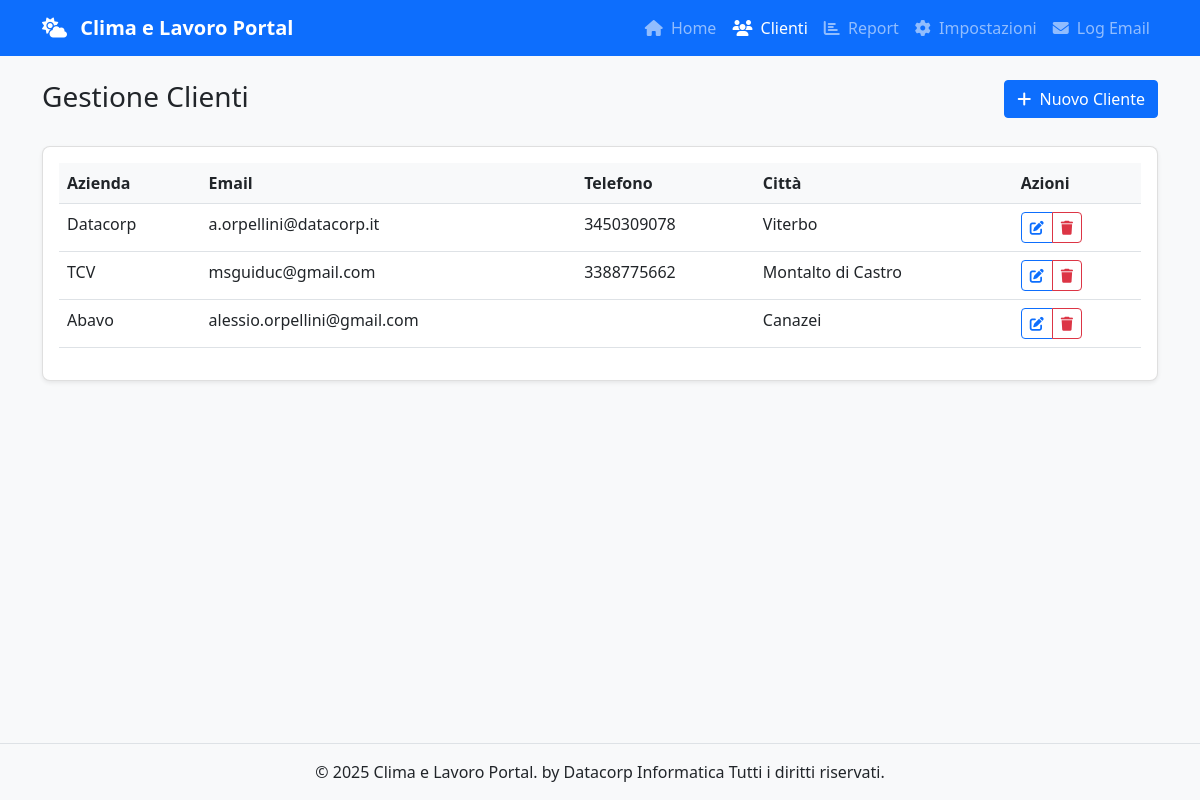
The app's page /clients with its own data.
### models.py (models this page shows, shortened)
class Client(db.Model):
    __tablename__ = 'clients'
    id = db.Column(db.Integer, primary_key=True)
    company_name = db.Column(db.String(100), nullable=False)
    email = db.Column(db.String(100), nullable=False)  # Manteniamo questo campo per retrocompatibilità
    phone = db.Column(db.String(20))
    city = db.Column(db.String(100), nullable=False)
    weather_reports = db.relationship('WeatherReport', backref='client', lazy=True, cascade='all, delete-orphan')
    emails = db.relationship('ClientEmail', backref='client', lazy=True, cascade='all, delete-orphan')

### app.py (the view)
@app.route('/clients')
def clients():
    all_clients = Client.query.all()
    return render_template('clients.html', clients=all_clients)

### app.py (called while the page is built)
@app.context_processor
def inject_now():
    return {'now': datetime.datetime.now()}

### templates/clients.html (shortened to what this page needs)
{% extends "base.html" %}
{% block content %}
<div class="row mb-4">
    <div class="col-md-8">
        <h1 class="h3">Gestione Clienti</h1>
    </div>
    <div class="col-md-4 text-end">
        <a href="{{ url_for('add_client') }}" class="btn btn-primary">
            <i class="fas fa-plus me-1"></i> Nuovo Cliente
        </a>
    </div>
</div>
<div class="card shadow-sm">
    <div class="card-body">
        {% if clients %}
        <div class="table-responsive">
            <table class="table table-hover">
                <thead>
                    <tr>
                        <th>Azienda</th>
                        <th>Email</th>
                        <th>Telefono</th>
                        <th>Città</th>
                        <th>Azioni</th>
                    </tr>
                </thead>
                <tbody>
                    {% for client in clients %}
                    <tr>
                        <td>{{ client.company_name }}</td>
                        <td>{{ client.email }}</td>
                        <td>{{ client.phone }}</td>
                        <td>{{ client.city }}</td>
                        <td>
                            <div class="btn-group">
                                <a href="{{ url_for('edit_client', client_id=client.id) }}" class="btn btn-sm btn-outline-primary">
                                    <i class="fas fa-edit"></i>
                                </a>
                                <button type="button" class="btn btn-sm btn-outline-danger" data-bs-toggle="modal" data-bs-target="#deleteModal{{ client.id }}">
                                    <i class="fas fa-trash"></i>
                                </button>
                            </div>
                        </td>
                    </tr>
                    {% endfor %}
                </tbody>
            </table>
        </div>
        {% endif %}
    </div>
</div>
{% endblock %}

### static/css/style.css (style rules this page uses)
body { min-height: 100vh; display: flex; flex-direction: column; background-color: #f8f9fa; }
.card { border-radius: 0.5rem; border: 1px solid rgba(0, 0, 0, 0.125); transition: transform 0.2s, box-shadow 0.2s; }
.table th { background-color: #f8f9fa; }
.btn { border-radius: 0.25rem; }
.btn-primary { background-color: #0d6efd; border-color: #0d6efd; }

### records on screen
Client: company_name "Datacorp", email "a.orpellini@datacorp.it", phone "3450309078", city "Viterbo"
Client: company_name "TCV", email "msguiduc@gmail.com", phone "3388775662", city "Montalto di Castro"
Client: company_name "Abavo", email "alessio.orpellini@gmail.com", city "Canazei"
